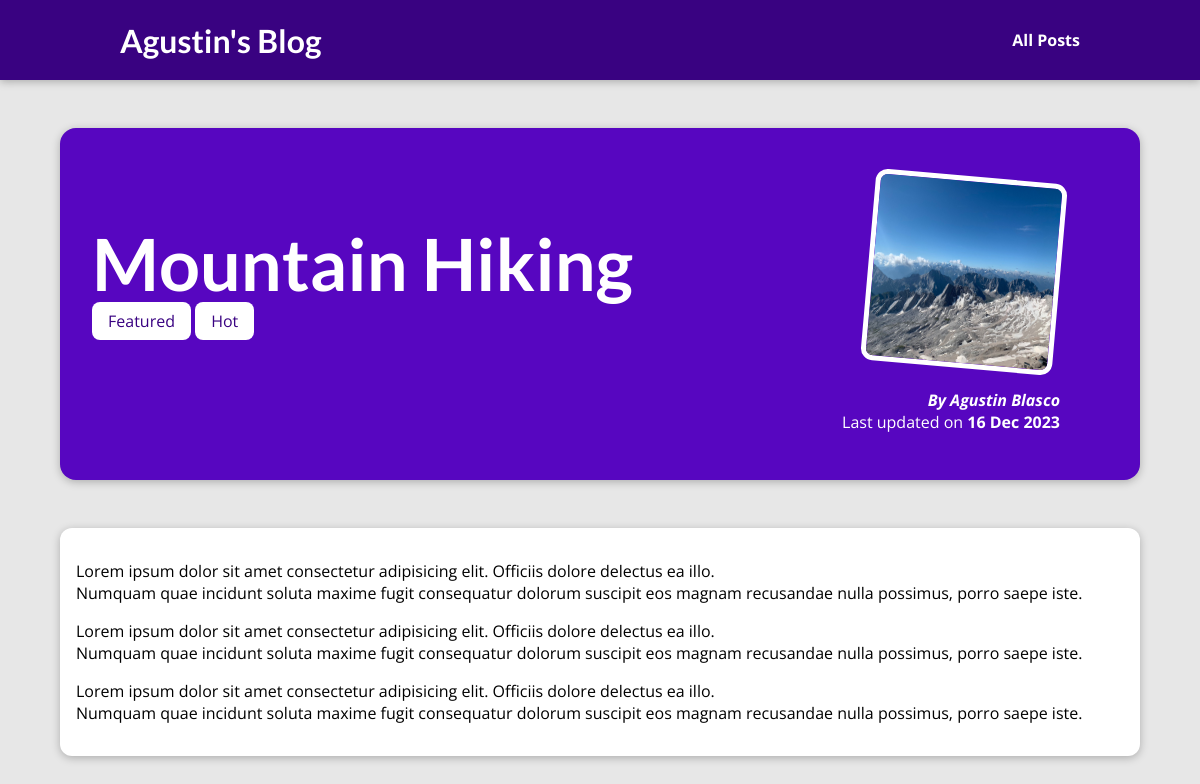
The page /posts/hike-in-the-mountains on the database its author committed.
### blog/models.py (models this page shows, shortened)
class Post(models.Model):
    title = models.CharField(max_length=150)
    excerpt = models.CharField(max_length=200)
    image_name = models.CharField(max_length=100)
    date = models.DateField(auto_now=True)
    slug = models.SlugField(unique=True, default="", blank=True, null=False, db_index=True)
    content = models.TextField(validators=[
        MinLengthValidator(10)
    ])
    author = models.ForeignKey(Author, on_delete=models.SET_NULL, related_name="posts", null=True)
    tags = models.ManyToManyField(Tag, blank=True) # Many to Many field

class Tag(models.Model):
    caption = models.CharField(max_length=20)

class Author(models.Model):
    first_name = models.CharField(max_length=100)
    last_name = models.CharField(max_length=100)
    email_address = models.EmailField()
    def __str__(self):
        return f"{self.first_name} {self.last_name}"

### blog/views.py (the view)
# urls.py: path("posts/<slug:slug>", views.post_detail, name="post-detail-page"),
def post_detail(request, slug):
    selected_post = get_object_or_404(Post, slug=slug)
    return render(request, "blog/post-detail.html", {
        "post": selected_post,
        "tags": selected_post.tags.all()
    })

### blog/templates/blog/post-detail.html (shortened to what this page needs)
{% extends "base.html" %}
{% load static %}
{% block css_files %}
    <link rel="stylesheet" href="{% static "blog/post-detail.css" %}">
{% endblock %}
{% block content %}
    <section id="summary">
        <h2>
            {{ post.title }}
        </h2>
        <div>
            {% for tag in tags %}
            <span class="tag">{{ tag.caption }}</span>
            {% endfor %}
        </div>
        <article>
            <img src="{% static "blog/images/"|add:post.image_name %}" alt="{{ post.title }}" />
            <address>
                By <a href="mailto:{{ post.author.email_address }}">{{ post.author }}</a>
            </address>
            <div>
                Last updated on <time>{{ post.date|date:"d M Y" }}</time>
            </div>
        </article>
    </section>
    <main>
        {{ post.content|linebreaks }}
    </main>
{% endblock %}

### templates/base.html (shortened to what this page needs)
{% load static %}
<!DOCTYPE html>
<html lang="en">
<head>
    <link rel="stylesheet" href="{% static "app.css" %}">
    {% block css_files %}{% endblock %}
</head>
<body>
    <header id="main-navigation">
        <h1><a href="{% url "starting-page" %}">Agustin's Blog</a></h1>
        <nav>
            <a href="{% url "posts-page" %}">All Posts</a>
        </nav>
    </header>
    {% block content %}
    {% endblock %}
</body>
</html>

### static/app.css (style rules this page uses)
* { box-sizing: border-box; }
html { font-family: 'Open Sans', 'Lato', sans-serif; }
body { margin: 0; }
h1, h2, h3 { font-family: 'Lato', sans-serif; font-weight: bold; }
#main-navigation { width: 100%; height: 5rem; display: flex; justify-content: space-between; align-items: center; padding: 0 10%; position: absolute; top: 0; left: 0; }
#main-navigation a { text-decoration: none; color: white; font-weight: bold; }

### blog/static/blog/post-detail.css (style rules this page uses)
body { background-color: #e7e7e7; }
#main-navigation { background-color: #390281; box-shadow: 0 2px 8px rgba(0, 0, 0, 0.25); }
#summary { margin: 8rem auto 3rem auto; padding: 2rem; width: 90%; max-width: 90rem; border-radius: 16px; background-color: #5706c0; position: relative; box-shadow: 0 2px 8px rgba(0, 0, 0, 0.25); height: 22rem; }
#summary h2 { color: white; font-size: 4.5rem; margin-bottom: 0.25rem; }
#summary article { position: absolute; top: 2rem; right: 3rem; padding: 1rem 2rem; border-radius: 12px; text-align: right; color: white; }
#summary article img { width: 12rem; height: 12rem; border-radius: 12px; transform: rotateZ(5deg); border: 5px solid white; margin-bottom: 1rem; }
#summary address { font-weight: bold; }
#summary a { color: white; text-decoration: none; }
#summary time { font-weight: bold; }
main { width: 90%; max-width: 90rem; margin: 3rem auto; background-color: white; padding: 1rem; border-radius: 12px; box-shadow: 0 2px 8px rgba(0, 0, 0, 0.25); }
.tag { background-color: white; color: #390281; padding: 0.5rem 1rem; border-radius: 8px; }

### rows shown on the page
Post: title "Mountain Hiking", image_name (picture), author "Agustin Blasco", date "16 Dec 2023", content "Lorem ipsum dolor sit amet consectetur adipisicing elit. Officiis dolore delectus ea illo. Numquam quae incidunt soluta maxime fugit consequatur dolorum suscipit eos magnam recusandae nulla possimus, porro saepe iste. Lorem ipsum dolor sit amet consectetur adipisicing elit. Officiis dolore delectus ea illo. Numquam quae incidunt soluta maxime fugit consequatur dolorum suscipit eos magnam recusandae nulla possimus, porro saepe iste. Lorem ipsum dolor sit amet consectetur adipisicing elit. Officiis dolore delectus ea illo. Numquam quae incidunt soluta maxime fugit consequatur dolorum suscipit eos magnam recusandae nulla possimus, porro saepe iste."
Tag: caption "Featured"
Tag: caption "Hot"
